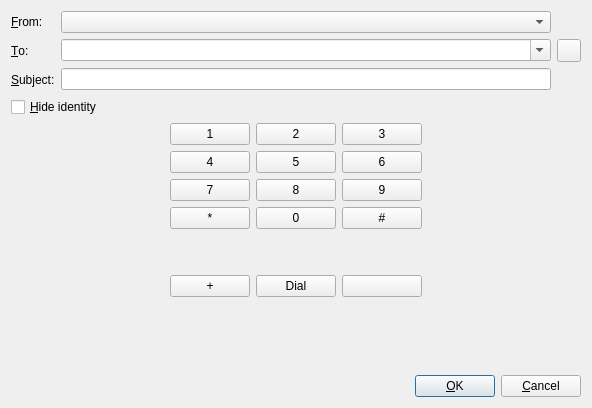
<?xml version="1.0" encoding="UTF-8"?>
<ui version="4.0">
 <class>InviteForm</class>
 <widget class="QDialog" name="InviteForm">
  <property name="geometry">
   <rect>
    <x>0</x>
    <y>0</y>
    <width>592</width>
    <height>408</height>
   </rect>
  </property>
  <property name="sizePolicy">
   <sizepolicy hsizetype="Preferred" vsizetype="Preferred">
    <horstretch>0</horstretch>
    <verstretch>0</verstretch>
   </sizepolicy>
  </property>
  <property name="windowTitle">
   <string>Twinkle - Call</string>
  </property>
  <layout class="QVBoxLayout">
   <item>
    <layout class="QGridLayout">
     <item row="1" column="1">
      <widget class="QComboBox" name="inviteComboBox">
       <property name="sizePolicy">
        <sizepolicy hsizetype="Expanding" vsizetype="Fixed">
         <horstretch>0</horstretch>
         <verstretch>0</verstretch>
        </sizepolicy>
       </property>
       <property name="whatsThis">
        <string>The address that you want to call. This can be a full SIP address like &lt;b&gt;sip:example@example.com&lt;/b&gt; or just the user part or telephone number of the full address. When you do not specify a full address, then Twinkle will complete the address by using the domain value of your user profile.</string>
       </property>
       <property name="editable">
        <bool>true</bool>
       </property>
       <property name="maxCount">
        <number>10</number>
       </property>
       <property name="insertPolicy">
        <enum>QComboBox::NoInsert</enum>
       </property>
      </widget>
     </item>
     <item row="0" column="2">
      <spacer>
       <property name="orientation">
        <enum>Qt::Vertical</enum>
       </property>
       <property name="sizeType">
        <enum>QSizePolicy::Expanding</enum>
       </property>
       <property name="sizeHint" stdset="0">
        <size>
         <width>20</width>
         <height>20</height>
        </size>
       </property>
      </spacer>
     </item>
     <item row="1" column="2">
      <widget class="QToolButton" name="addressToolButton">
       <property name="focusPolicy">
        <enum>Qt::TabFocus</enum>
       </property>
       <property name="toolTip">
        <string>Address book</string>
       </property>
       <property name="whatsThis">
        <string>Select an address from the address book.</string>
       </property>
       <property name="text">
        <string/>
       </property>
       <property name="icon">
        <iconset theme="address-book-new">
         <normaloff>kontact_contacts.png</normaloff>kontact_contacts.png</iconset>
       </property>
       <property name="shortcut">
        <string>F10</string>
       </property>
      </widget>
     </item>
     <item row="0" column="0">
      <widget class="QLabel" name="fromTextLabel">
       <property name="text">
        <string>&amp;From:</string>
       </property>
       <property name="wordWrap">
        <bool>false</bool>
       </property>
       <property name="buddy">
        <cstring>fromComboBox</cstring>
       </property>
      </widget>
     </item>
     <item row="1" column="0">
      <widget class="QLabel" name="inviteTextLabel">
       <property name="text">
        <string>&amp;To:</string>
       </property>
       <property name="wordWrap">
        <bool>false</bool>
       </property>
       <property name="buddy">
        <cstring>inviteComboBox</cstring>
       </property>
      </widget>
     </item>
     <item row="0" column="1">
      <widget class="QComboBox" name="fromComboBox">
       <property name="sizePolicy">
        <sizepolicy hsizetype="Expanding" vsizetype="Fixed">
         <horstretch>0</horstretch>
         <verstretch>0</verstretch>
        </sizepolicy>
       </property>
       <property name="whatsThis">
        <string>The user that will make the call.</string>
       </property>
      </widget>
     </item>
     <item row="2" column="2">
      <spacer>
       <property name="orientation">
        <enum>Qt::Vertical</enum>
       </property>
       <property name="sizeType">
        <enum>QSizePolicy::Expanding</enum>
       </property>
       <property name="sizeHint" stdset="0">
        <size>
         <width>20</width>
         <height>23</height>
        </size>
       </property>
      </spacer>
     </item>
     <item row="2" column="0">
      <widget class="QLabel" name="subjectTextLabel">
       <property name="text">
        <string>&amp;Subject:</string>
       </property>
       <property name="wordWrap">
        <bool>false</bool>
       </property>
       <property name="buddy">
        <cstring>subjectLineEdit</cstring>
       </property>
      </widget>
     </item>
     <item row="2" column="1">
      <widget class="QLineEdit" name="subjectLineEdit">
       <property name="whatsThis">
        <string>Optionally you can provide a subject here. This might be shown to the callee.</string>
       </property>
      </widget>
     </item>
    </layout>
   </item>
   <item>
    <layout class="QHBoxLayout">
     <item>
      <widget class="QCheckBox" name="hideUserCheckBox">
       <property name="whatsThis">
        <string>&lt;p&gt;
With this option you request your SIP provider to hide your identity from the called party. This will only hide your identity, e.g. your SIP address, telephone number. It does &lt;b&gt;not&lt;/b&gt; hide your IP address.
&lt;/p&gt;
&lt;p&gt;
&lt;b&gt;Warning:&lt;/b&gt; not all providers support identity hiding.
&lt;/p&gt;</string>
       </property>
       <property name="text">
        <string>&amp;Hide identity</string>
       </property>
       <property name="shortcut">
        <string>Alt+H</string>
       </property>
      </widget>
     </item>
     <item>
      <spacer>
       <property name="orientation">
        <enum>Qt::Horizontal</enum>
       </property>
       <property name="sizeType">
        <enum>QSizePolicy::Expanding</enum>
       </property>
       <property name="sizeHint" stdset="0">
        <size>
         <width>181</width>
         <height>20</height>
        </size>
       </property>
      </spacer>
     </item>
    </layout>
   </item>
   <item>
    <layout class="QGridLayout" name="PhonePad">
     <item row="2" column="0">
      <spacer name="horizontalSpacer_5">
       <property name="orientation">
        <enum>Qt::Horizontal</enum>
       </property>
       <property name="sizeHint" stdset="0">
        <size>
         <width>40</width>
         <height>20</height>
        </size>
       </property>
      </spacer>
     </item>
     <item row="5" column="4">
      <spacer name="horizontalSpacer_10">
       <property name="orientation">
        <enum>Qt::Horizontal</enum>
       </property>
       <property name="sizeHint" stdset="0">
        <size>
         <width>40</width>
         <height>20</height>
        </size>
       </property>
      </spacer>
     </item>
     <item row="3" column="0">
      <spacer name="horizontalSpacer_7">
       <property name="orientation">
        <enum>Qt::Horizontal</enum>
       </property>
       <property name="sizeHint" stdset="0">
        <size>
         <width>40</width>
         <height>20</height>
        </size>
       </property>
      </spacer>
     </item>
     <item row="1" column="3">
      <widget class="QPushButton" name="PhonePad6">
       <property name="text">
        <string>6</string>
       </property>
      </widget>
     </item>
     <item row="1" column="0">
      <spacer name="horizontalSpacer_3">
       <property name="orientation">
        <enum>Qt::Horizontal</enum>
       </property>
       <property name="sizeHint" stdset="0">
        <size>
         <width>40</width>
         <height>20</height>
        </size>
       </property>
      </spacer>
     </item>
     <item row="2" column="1">
      <widget class="QPushButton" name="PhonePad7">
       <property name="text">
        <string>7</string>
       </property>
      </widget>
     </item>
     <item row="3" column="3">
      <widget class="QPushButton" name="PhonePadHash">
       <property name="text">
        <string>#</string>
       </property>
      </widget>
     </item>
     <item row="3" column="4">
      <spacer name="horizontalSpacer_8">
       <property name="orientation">
        <enum>Qt::Horizontal</enum>
       </property>
       <property name="sizeHint" stdset="0">
        <size>
         <width>40</width>
         <height>20</height>
        </size>
       </property>
      </spacer>
     </item>
     <item row="2" column="3">
      <widget class="QPushButton" name="PhonePad9">
       <property name="text">
        <string>9</string>
       </property>
      </widget>
     </item>
     <item row="0" column="0">
      <spacer name="horizontalSpacer">
       <property name="orientation">
        <enum>Qt::Horizontal</enum>
       </property>
       <property name="sizeHint" stdset="0">
        <size>
         <width>40</width>
         <height>20</height>
        </size>
       </property>
      </spacer>
     </item>
     <item row="0" column="2">
      <widget class="QPushButton" name="PhonePad2">
       <property name="text">
        <string>2</string>
       </property>
      </widget>
     </item>
     <item row="4" column="0" colspan="5">
      <spacer name="verticalSpacer">
       <property name="orientation">
        <enum>Qt::Vertical</enum>
       </property>
       <property name="sizeHint" stdset="0">
        <size>
         <width>20</width>
         <height>40</height>
        </size>
       </property>
      </spacer>
     </item>
     <item row="0" column="3">
      <widget class="QPushButton" name="PhonePad3">
       <property name="text">
        <string>3</string>
       </property>
      </widget>
     </item>
     <item row="1" column="4">
      <spacer name="horizontalSpacer_4">
       <property name="orientation">
        <enum>Qt::Horizontal</enum>
       </property>
       <property name="sizeHint" stdset="0">
        <size>
         <width>40</width>
         <height>20</height>
        </size>
       </property>
      </spacer>
     </item>
     <item row="1" column="2">
      <widget class="QPushButton" name="PhonePad5">
       <property name="text">
        <string>5</string>
       </property>
      </widget>
     </item>
     <item row="1" column="1">
      <widget class="QPushButton" name="PhonePad4">
       <property name="text">
        <string>4</string>
       </property>
      </widget>
     </item>
     <item row="2" column="4">
      <spacer name="horizontalSpacer_6">
       <property name="orientation">
        <enum>Qt::Horizontal</enum>
       </property>
       <property name="sizeHint" stdset="0">
        <size>
         <width>40</width>
         <height>20</height>
        </size>
       </property>
      </spacer>
     </item>
     <item row="0" column="1">
      <widget class="QPushButton" name="PhonePad1">
       <property name="text">
        <string>1</string>
       </property>
       <property name="shortcut">
        <string>Q</string>
       </property>
       <property name="flat">
        <bool>false</bool>
       </property>
      </widget>
     </item>
     <item row="0" column="4">
      <spacer name="horizontalSpacer_2">
       <property name="orientation">
        <enum>Qt::Horizontal</enum>
       </property>
       <property name="sizeHint" stdset="0">
        <size>
         <width>40</width>
         <height>20</height>
        </size>
       </property>
      </spacer>
     </item>
     <item row="2" column="2">
      <widget class="QPushButton" name="PhonePad8">
       <property name="text">
        <string>8</string>
       </property>
      </widget>
     </item>
     <item row="3" column="1">
      <widget class="QPushButton" name="PhonePadStar">
       <property name="text">
        <string>*</string>
       </property>
      </widget>
     </item>
     <item row="3" column="2">
      <widget class="QPushButton" name="PhonePad0">
       <property name="text">
        <string>0</string>
       </property>
      </widget>
     </item>
     <item row="5" column="0">
      <spacer name="horizontalSpacer_9">
       <property name="orientation">
        <enum>Qt::Horizontal</enum>
       </property>
       <property name="sizeHint" stdset="0">
        <size>
         <width>40</width>
         <height>20</height>
        </size>
       </property>
      </spacer>
     </item>
     <item row="5" column="1">
      <widget class="QPushButton" name="PhonePadPlus">
       <property name="text">
        <string>+</string>
       </property>
      </widget>
     </item>
     <item row="5" column="2">
      <widget class="QPushButton" name="PhonePadCall">
       <property name="text">
        <string>Dial</string>
       </property>
       <property name="icon">
        <iconset theme="call-start-symbolic">
         <normaloff>../../../../</normaloff>../../../../</iconset>
       </property>
       <property name="flat">
        <bool>false</bool>
       </property>
      </widget>
     </item>
     <item row="5" column="3">
      <widget class="QPushButton" name="PhonePadBSpace">
       <property name="text">
        <string/>
       </property>
       <property name="icon">
        <iconset theme="edit-clear-symbolic">
         <normaloff>.</normaloff>.</iconset>
       </property>
      </widget>
     </item>
    </layout>
   </item>
   <item>
    <spacer>
     <property name="orientation">
      <enum>Qt::Vertical</enum>
     </property>
     <property name="sizeType">
      <enum>QSizePolicy::Expanding</enum>
     </property>
     <property name="sizeHint" stdset="0">
      <size>
       <width>20</width>
       <height>20</height>
      </size>
     </property>
    </spacer>
   </item>
   <item>
    <layout class="QHBoxLayout">
     <item>
      <spacer>
       <property name="orientation">
        <enum>Qt::Horizontal</enum>
       </property>
       <property name="sizeType">
        <enum>QSizePolicy::Expanding</enum>
       </property>
       <property name="sizeHint" stdset="0">
        <size>
         <width>91</width>
         <height>20</height>
        </size>
       </property>
      </spacer>
     </item>
     <item>
      <widget class="QPushButton" name="okPushButton">
       <property name="text">
        <string>&amp;OK</string>
       </property>
       <property name="default">
        <bool>true</bool>
       </property>
      </widget>
     </item>
     <item>
      <widget class="QPushButton" name="cancelPushButton">
       <property name="text">
        <string>&amp;Cancel</string>
       </property>
      </widget>
     </item>
    </layout>
   </item>
  </layout>
 </widget>
 <layoutdefault spacing="6" margin="11"/>
 <tabstops>
  <tabstop>inviteComboBox</tabstop>
  <tabstop>subjectLineEdit</tabstop>
  <tabstop>hideUserCheckBox</tabstop>
  <tabstop>addressToolButton</tabstop>
  <tabstop>okPushButton</tabstop>
  <tabstop>cancelPushButton</tabstop>
  <tabstop>fromComboBox</tabstop>
 </tabstops>
 <includes>
  <include location="local">qstring.h</include>
  <include location="local">sockets/url.h</include>
  <include location="local">ui_getaddressform.h</include>
  <include location="local">user.h</include>
  <include location="local">phone.h</include>
 </includes>
 <resources/>
 <connections>
  <connection>
   <sender>cancelPushButton</sender>
   <signal>clicked()</signal>
   <receiver>InviteForm</receiver>
   <slot>reject()</slot>
   <hints>
    <hint type="sourcelabel">
     <x>20</x>
     <y>20</y>
    </hint>
    <hint type="destinationlabel">
     <x>20</x>
     <y>20</y>
    </hint>
   </hints>
  </connection>
  <connection>
   <sender>okPushButton</sender>
   <signal>clicked()</signal>
   <receiver>InviteForm</receiver>
   <slot>validate()</slot>
   <hints>
    <hint type="sourcelabel">
     <x>20</x>
     <y>20</y>
    </hint>
    <hint type="destinationlabel">
     <x>20</x>
     <y>20</y>
    </hint>
   </hints>
  </connection>
  <connection>
   <sender>addressToolButton</sender>
   <signal>clicked()</signal>
   <receiver>InviteForm</receiver>
   <slot>showAddressBook()</slot>
   <hints>
    <hint type="sourcelabel">
     <x>20</x>
     <y>20</y>
    </hint>
    <hint type="destinationlabel">
     <x>20</x>
     <y>20</y>
    </hint>
   </hints>
  </connection>
  <connection>
   <sender>hideUserCheckBox</sender>
   <signal>clicked()</signal>
   <receiver>InviteForm</receiver>
   <slot>warnHideUser()</slot>
   <hints>
    <hint type="sourcelabel">
     <x>20</x>
     <y>20</y>
    </hint>
    <hint type="destinationlabel">
     <x>20</x>
     <y>20</y>
    </hint>
   </hints>
  </connection>
  <connection>
   <sender>PhonePad1</sender>
   <signal>clicked()</signal>
   <receiver>InviteForm</receiver>
   <slot>appendText()</slot>
   <hints>
    <hint type="sourcelabel">
     <x>20</x>
     <y>20</y>
    </hint>
    <hint type="destinationlabel">
     <x>20</x>
     <y>20</y>
    </hint>
   </hints>
  </connection>
  <connection>
   <sender>PhonePad2</sender>
   <signal>clicked()</signal>
   <receiver>InviteForm</receiver>
   <slot>appendText()</slot>
   <hints>
    <hint type="sourcelabel">
     <x>20</x>
     <y>20</y>
    </hint>
    <hint type="destinationlabel">
     <x>20</x>
     <y>20</y>
    </hint>
   </hints>
  </connection>
  <connection>
   <sender>PhonePad3</sender>
   <signal>clicked()</signal>
   <receiver>InviteForm</receiver>
   <slot>appendText()</slot>
   <hints>
    <hint type="sourcelabel">
     <x>20</x>
     <y>20</y>
    </hint>
    <hint type="destinationlabel">
     <x>20</x>
     <y>20</y>
    </hint>
   </hints>
  </connection>
  <connection>
   <sender>PhonePad4</sender>
   <signal>clicked()</signal>
   <receiver>InviteForm</receiver>
   <slot>appendText()</slot>
   <hints>
    <hint type="sourcelabel">
     <x>20</x>
     <y>20</y>
    </hint>
    <hint type="destinationlabel">
     <x>20</x>
     <y>20</y>
    </hint>
   </hints>
  </connection>
  <connection>
   <sender>PhonePad5</sender>
   <signal>clicked()</signal>
   <receiver>InviteForm</receiver>
   <slot>appendText()</slot>
   <hints>
    <hint type="sourcelabel">
     <x>20</x>
     <y>20</y>
    </hint>
    <hint type="destinationlabel">
     <x>20</x>
     <y>20</y>
    </hint>
   </hints>
  </connection>
  <connection>
   <sender>PhonePad6</sender>
   <signal>clicked()</signal>
   <receiver>InviteForm</receiver>
   <slot>appendText()</slot>
   <hints>
    <hint type="sourcelabel">
     <x>20</x>
     <y>20</y>
    </hint>
    <hint type="destinationlabel">
     <x>20</x>
     <y>20</y>
    </hint>
   </hints>
  </connection>
  <connection>
   <sender>PhonePad7</sender>
   <signal>clicked()</signal>
   <receiver>InviteForm</receiver>
   <slot>appendText()</slot>
   <hints>
    <hint type="sourcelabel">
     <x>20</x>
     <y>20</y>
    </hint>
    <hint type="destinationlabel">
     <x>20</x>
     <y>20</y>
    </hint>
   </hints>
  </connection>
  <connection>
   <sender>PhonePad8</sender>
   <signal>clicked()</signal>
   <receiver>InviteForm</receiver>
   <slot>appendText()</slot>
   <hints>
    <hint type="sourcelabel">
     <x>20</x>
     <y>20</y>
    </hint>
    <hint type="destinationlabel">
     <x>20</x>
     <y>20</y>
    </hint>
   </hints>
  </connection>
  <connection>
   <sender>PhonePad9</sender>
   <signal>clicked()</signal>
   <receiver>InviteForm</receiver>
   <slot>appendText()</slot>
   <hints>
    <hint type="sourcelabel">
     <x>20</x>
     <y>20</y>
    </hint>
    <hint type="destinationlabel">
     <x>20</x>
     <y>20</y>
    </hint>
   </hints>
  </connection>
  <connection>
   <sender>PhonePad0</sender>
   <signal>clicked()</signal>
   <receiver>InviteForm</receiver>
   <slot>appendText()</slot>
   <hints>
    <hint type="sourcelabel">
     <x>20</x>
     <y>20</y>
    </hint>
    <hint type="destinationlabel">
     <x>20</x>
     <y>20</y>
    </hint>
   </hints>
  </connection>
  <connection>
   <sender>PhonePadStar</sender>
   <signal>clicked()</signal>
   <receiver>InviteForm</receiver>
   <slot>appendText()</slot>
   <hints>
    <hint type="sourcelabel">
     <x>20</x>
     <y>20</y>
    </hint>
    <hint type="destinationlabel">
     <x>20</x>
     <y>20</y>
    </hint>
   </hints>
  </connection>
  <connection>
   <sender>PhonePadHash</sender>
   <signal>clicked()</signal>
   <receiver>InviteForm</receiver>
   <slot>appendText()</slot>
   <hints>
    <hint type="sourcelabel">
     <x>20</x>
     <y>20</y>
    </hint>
    <hint type="destinationlabel">
     <x>20</x>
     <y>20</y>
    </hint>
   </hints>
  </connection>
  <connection>
   <sender>PhonePadPlus</sender>
   <signal>clicked()</signal>
   <receiver>InviteForm</receiver>
   <slot>appendText()</slot>
   <hints>
    <hint type="sourcelabel">
     <x>20</x>
     <y>20</y>
    </hint>
    <hint type="destinationlabel">
     <x>20</x>
     <y>20</y>
    </hint>
   </hints>
  </connection>
  <connection>
   <sender>PhonePadBSpace</sender>
   <signal>clicked()</signal>
   <receiver>InviteForm</receiver>
   <slot>clearInviteCB()</slot>
   <hints>
    <hint type="sourcelabel">
     <x>20</x>
     <y>20</y>
    </hint>
    <hint type="destinationlabel">
     <x>20</x>
     <y>20</y>
    </hint>
   </hints>
  </connection>
 </connections>
</ui>
